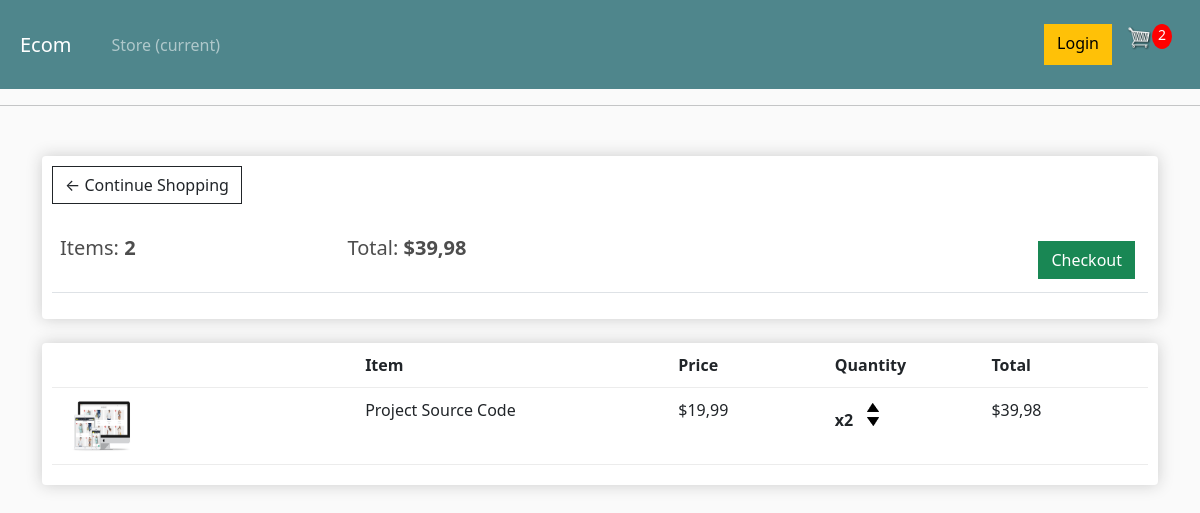
The page /cart/ (signed in) on the database as committed earlier.
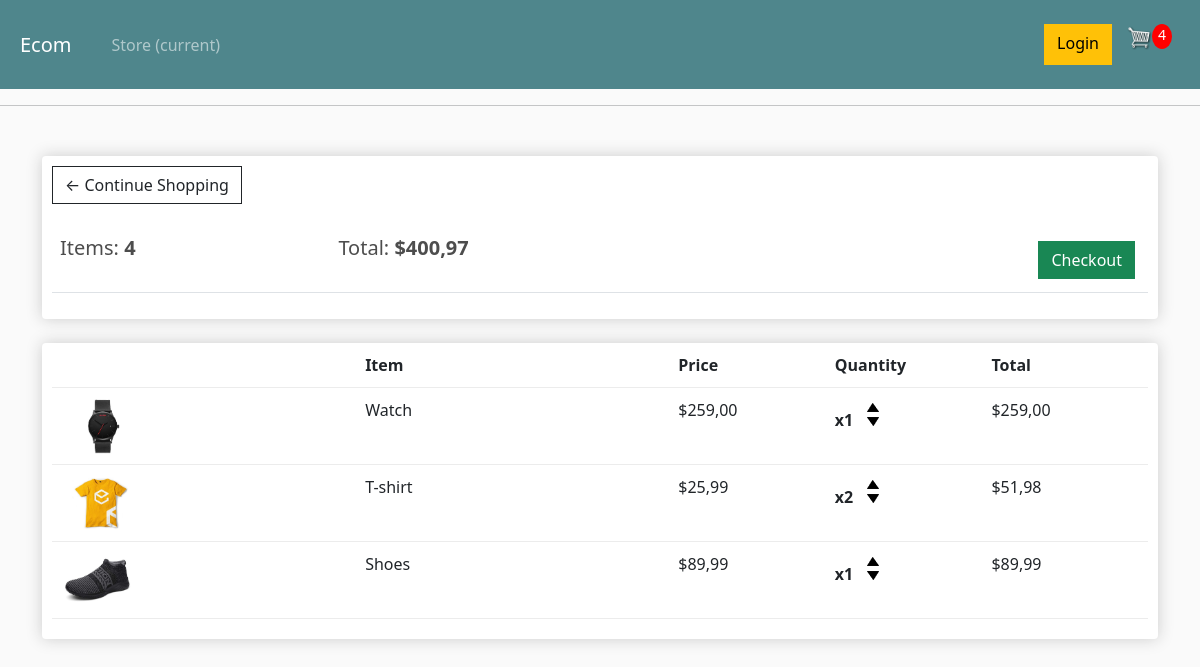
The same page on the database as committed later.
### store/models.py (models this page shows, shortened)
class Order(models.Model):
	customer = models.ForeignKey(Customer, on_delete=models.SET_NULL, null=True, blank=True)
	date_ordered = models.DateTimeField(auto_now_add=True)
	complete = models.BooleanField(default=False)
	transaction_id = models.CharField(max_length=100, null=True)
	@property
	def get_cart_total(self):
		orderitems = self.orderitem_set.all()
		total = sum([item.get_total for item in orderitems])
		return total
	@property
	def get_cart_items(self):
		orderitems = self.orderitem_set.all()
		total = sum([item.quantity for item in orderitems])
		return total

class OrderItem(models.Model):
	product = models.ForeignKey(Product, on_delete=models.SET_NULL, null=True)
	order = models.ForeignKey(Order, on_delete=models.SET_NULL, null=True)
	quantity = models.IntegerField(default=0, null=True, blank=True)
	date_added = models.DateTimeField(auto_now_add=True)
	@property
	def get_total(self):
		total = self.product.price * self.quantity
		return total

class Product(models.Model):
	name = models.CharField(max_length=200)
	price = models.DecimalField(max_digits=7, decimal_places=2)
	digital = models.BooleanField(default=False, null=True, blank=True)
	image = models.ImageField(null=True, blank=True)
	@property
	def imageURL(self):
		try:
			url = self.image.url
		except:
			url = ''
		return url

### store/views.py (the view)
# urls.py: path('cart/', views.cart, name='cart'),
def cart(request):
	data = cartData(request)
	cartItems = data['cartItems']
	order = data['order']
	items = data['items']
	context = {'items':items, 'order':order, 'cartItems':cartItems}
	return render(request, 'store/cart.html', context)

### store/utils.py (called while the page is built)
def cartData(request):
	if request.user.is_authenticated:
		customer = request.user.customer
		order, created = Order.objects.get_or_create(customer=customer, complete=False)
		items = order.orderitem_set.all()
		cartItems = order.get_cart_items
	else:
		cookieData = cookieCart(request)
		cartItems = cookieData['cartItems']
		order = cookieData['order']
		items = cookieData['items']
	return {'cartItems':cartItems ,'order':order, 'items':items}

### store/templates/store/cart.html
{% extends "store/main.html" %}
{% load static %}
{% block content %}
<div class="row">
    <div class="col-lg-12">
        <div class="box-element">
            <a class="btn btn-outline-dark" href="{% url 'store' %}">&#x2190; Continue Shopping</a>
            <br>
            <br>
            <table class="table">
                <tr>
                    <th>
                        <h5>Items: <strong>{{order.get_cart_items}}</strong></h5>
                    </th>
                    <th>
                        <h5>Total:<strong> ${{order.get_cart_total|floatformat:2}}</strong></h5>
                    </th>
                    <th>
                        <a style="float:right; margin:5px;" class="btn btn-success" href="{% url 'checkout' %}">Checkout</a>
                    </th>
                </tr>
            </table>
        </div>
    <br>
    <div class="box-element">
        <div class="cart-row">
            <div style="flex:2"></div>
            <div style="flex:2"><strong>Item</strong></div>
            <div style="flex:1"><strong>Price</strong></div>
            <div style="flex:1"><strong>Quantity</strong></div>
            <div style="flex:1"><strong>Total</strong></div>
        </div>
        {% for item in items %}
        <div class="cart-row">
            <div style="flex:2"><img class="row-image" src="{{item.product.imageURL}}"></div>
            <div style="flex:2">
                <p>{{item.product.name}}</p>
            </div>
            <div style="flex:1">
                <p>${{item.product.price|floatformat:2}}</p>
            </div>
            <div style="flex:1">
                <p class="quantity">x{{item.quantity}}</p>
                <div class="quantity">
                    <img data-product="{{item.product.id}}" data-action="add" class="chg-quantity update-cart" src="{% static  'images/arrow-up.png' %}">
                    <img data-product="{{item.product.id}}" data-action="remove" class="chg-quantity update-cart" src="{% static  'images/arrow-down.png' %}">
                </div>
            </div>
            <div style="flex:1">
                <p>${{item.get_total}}</p>
            </div>
        </div>
        {% endfor %}
    </div>
    </div>
</div>
{% endblock %}

### store/templates/store/main.html (shortened to what this page needs)
{% load static %}
<!DOCTYPE html>
<html lang="es">
<head>
    <link href="https://cdn.jsdelivr.net/npm/bootstrap@5.0.2/dist/css/bootstrap.min.css" rel="stylesheet">
    <link rel="stylesheet" type="text/css" href="{% static 'css/main.css' %}">
</head>
<body>
    {% include 'store/partials/navbar.html' %}
    <hr>
    <div class="container">
        <br>
        {% block content %}
        {% endblock %}
    </div>
</body>
</html>

### store/templates/store/partials/navbar.html (shortened to what this page needs)
{% load static %}
<nav class="navbar navbar-expand-lg navbar-dark bg-dark">
  <div class="container-fluid d-flex bd-highlight">
    <div class="p-2 bd-highlight">
  <a class="navbar-brand" href="{% url 'store' %}">Ecom</a>
   </div>
  <div class="collapse navbar-collapse p-2 bd-highlight" id="navbarSupportedContent">
    <ul class="navbar-nav mr-auto">
      <li class="nav-item active">
        <a class="nav-link" href="{% url 'store' %}">Store <span class="sr-only">(current)</span></a>
      </li>
    </ul>
    <div class="d-flex my-2 my-lg-0 ms-auto p-2 bd-highlight">
      <a href="#"class="btn btn-warning">Login</a>
      <a href="{% url 'cart' %}">
        <img  id="cart-icon" src="{% static 'images/cart.png' %}">
      </a>
      <p id="cart-total">{{cartItems}}</p>
    </div>
  </div>
</div>
</nav>

### ecommerce/static/css/main.css (style rules this page uses)
body { background-color: hsl(0, 0%, 98%); }
h1,h2,h3,h4,h5,h6 { color:hsl(0, 0%, 30%); }
.box-element { box-shadow:hsl(0, 0%, 80%) 0 0 16px; background-color: #fff; border-radius: 4px; padding: 10px; }
.bg-dark { background-color: #4f868c!important; }
#cart-icon { width:25px; display: inline-block; margin-left: 15px; }
#cart-total { display: block; text-align: center; color:#fff; background-color: red; width: 20px; height: 25px; border-radius: 50%; font-size: 14px; }
.col-lg-4, .col-lg-6, .col-lg-8, .col-lg-12 { margin-top: 10px; }
.btn { border-radius: 0; }
.row-image { width: 100px; }
.cart-row { display: flex; align-items: flex-stretch; padding-bottom: 10px; margin-bottom: 10px; border-bottom: 1px solid #ececec; }
.quantity { display: inline-block; font-weight: 700; padding-right:10px; }
.chg-quantity { width: 12px; cursor: pointer; display: block; margin-top: 5px; transition:.1s; }

Rows that differ between the two databases and show on the page:
removed OrderItem: product.imageURL (picture), product.name "Project Source Code", product.price "19,99", quantity "2", get_total "39,98"
computed for Order: get_cart_items "2" → "4"; get_cart_total "39,98" → "400,97"
added OrderItem: product.imageURL (picture), product.name "Watch", product.price "259,00", quantity "1", get_total "259,00"
added OrderItem: product.imageURL (picture), product.name "T-shirt", product.price "25,99", quantity "2", get_total "51,98"
added OrderItem: product.imageURL (picture), product.name "Shoes", product.price "89,99", quantity "1", get_total "89,99"
Other text that changed with them:
{{ cartItems }}: "2" → "4"
